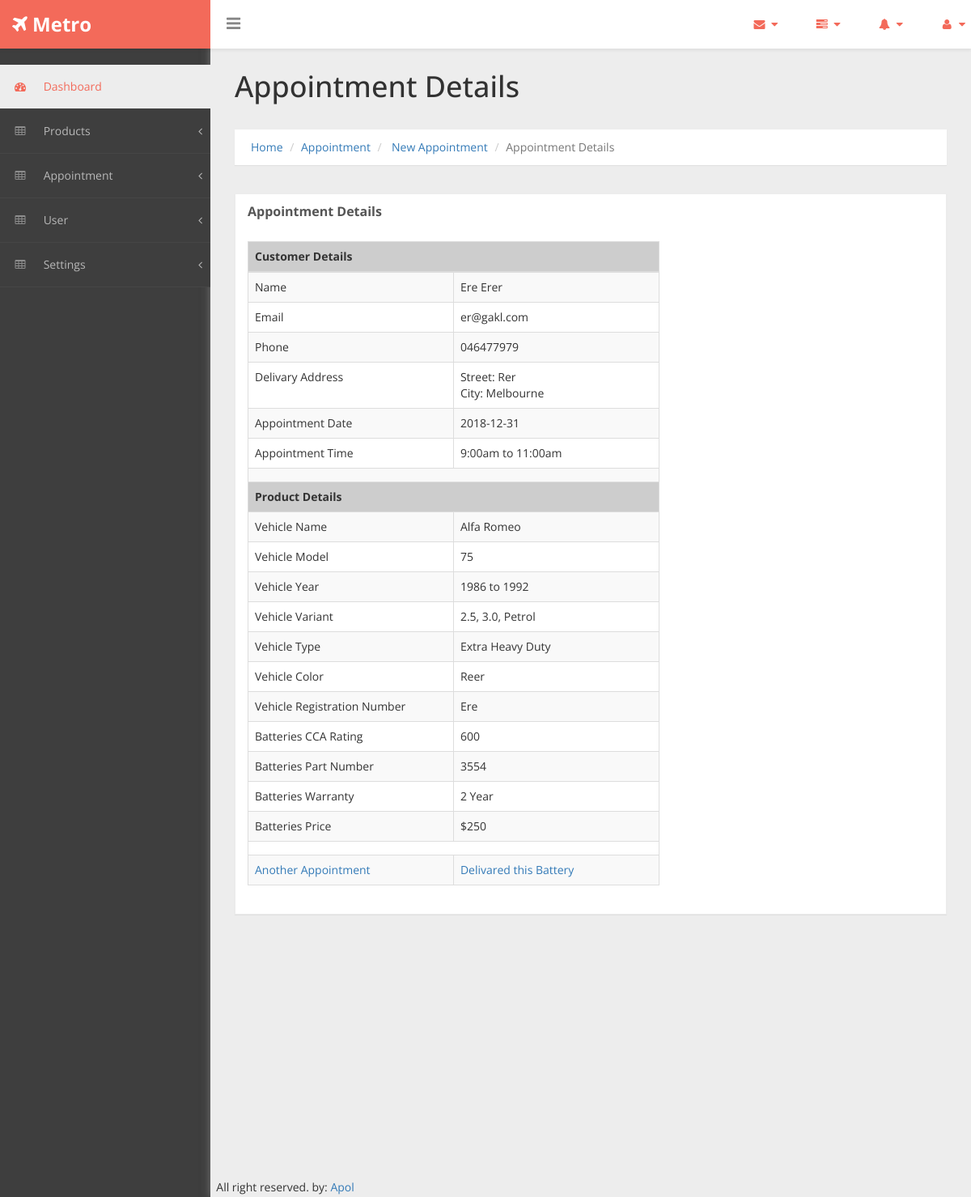
The app's page /moin/showAppointment.php?aid=5c6a9e35d89d11.61147413 with its own data.
### tables this page shows
CREATE TABLE `tbl_appointment` (
  `id` int(255) NOT NULL,
  `aid` varchar(23) NOT NULL,
  `pid` varchar(23) NOT NULL,
  `vehicleRegNum` varchar(30) NOT NULL,
  `vehicleColor` varchar(15) NOT NULL,
  `streetAddress` varchar(40) NOT NULL,
  `city` varchar(20) NOT NULL,
  `appointmentDate` date NOT NULL,
  `appointmentTime` varchar(17) NOT NULL,
  `firstName` varchar(20) NOT NULL,
  `lastName` varchar(20) NOT NULL,
  `email` varchar(30) NOT NULL,
  `phone` varchar(15) NOT NULL,
  `status` int(2) NOT NULL,
  `created_at` datetime NOT NULL,
  `updated_at` datetime NOT NULL,
  `deleted_at` datetime NOT NULL
);

CREATE TABLE `tbl_batteries` (
  `id` int(255) NOT NULL,
  `uId` varchar(23) NOT NULL,
  `vehicleMake` varchar(30) NOT NULL,
  `vehicleModel` varchar(30) NOT NULL,
  `vehicleYear` varchar(12) NOT NULL,
  `vehicleVariant` varchar(50) NOT NULL,
  `vehicleType` varchar(25) NOT NULL,
  `ccaRating` varchar(4) NOT NULL,
  `partNumber` varchar(6) NOT NULL,
  `warranty` int(3) NOT NULL,
  `price` varchar(10) NOT NULL,
  `comment` varchar(50) NOT NULL,
  `status` int(2) NOT NULL,
  `created_at` datetime NOT NULL,
  `updated_at` datetime NOT NULL,
  `deleted_at` datetime NOT NULL
);

### Src/Products/Batteries.php (called while the page is built, shortened)
<?php
class Batteries{
    public $appointmentId;
    public $data, $productId;
    public $conn;
    public function __construct() {
        try {
            $this->conn = new PDO('mysql:host=localhost;dbname=saifelif_metro', 'root', '');
        } catch (PDOException $e) {
            echo 'Error: ' . $e->getMessage();
        }
    }
    public function assign($data) {
        if (!empty($data['aid'])) {
            $this->appointmentId = $data['aid'];
        }
        return $this;
    }
    public function getAppointmentDetailsWithProductDetails(){
        try {
            $Query = "SELECT * FROM tbl_appointment INNER JOIN tbl_batteries ON tbl_appointment.pid = tbl_batteries.uid WHERE tbl_appointment.aid = :appointmentId";
            $q = $this->conn->prepare($Query);
            $q->execute(array(
               ':appointmentId' => $this->appointmentId,
            ));
            $rowCount = $q->rowCount();
            if ($rowCount > 0) {
                while ($row = $q->fetch(PDO::FETCH_ASSOC)) {
                    $this->data[] = $row;
                }
                return $this->data;
            } else {
                return $rowCount;
            }
        } catch (PDOException $e) {
            echo "Error: " . $e->getMessage();
        }
        return $this;
    }
}

### moin/showAppointment.php (the view, shortened to what this page needs)
<?php include_once ('../vendor/autoload.php');
$appointmentObject = new Metro\Products\Batteries();
$appointmentDetails = $appointmentObject->assign($_REQUEST)->getAppointmentDetailsWithProductDetails();
?>
    <?php require_once 'header.php'; ?>
        <?php require_once 'sidebar.php'; ?>
            <div id="page-wrapper">
                <div class="header">
                    <h1 class="page-header">
                             Appointment Details
                        </h1>
                    <ol class="breadcrumb">
                        <li><a href="index.php">Home</a></li>
                        <li><a href="#">Appointment</a></li>
                        <li> <a href="newAppointment.php"> New Appointment</a></li>
                        <li class="active">Appointment Details</li>
                    </ol>
                </div>
                <div id="page-inner">
                    <div class="row">
                        <div class="col-md-12">
                            <div class="panel panel-default">
                                <div class="panel-heading">
                                    Appointment Details
                                </div>
                                <div class="panel-body">
                                    <?php
                                if(!empty($appointmentDetails)){ ?>
                                        <div class="table-responsive">
                                            <table class="table table-striped table-bordered table-hover" id="" style="width:60%">
                                                <thead>
                                                    <tr>
                                                        <th colspan="2" style="background-color:#cdcdcd;">Customer Details</th>
                                                    </tr>
                                                </thead>
                                                <tbody>
                                                    <?php
                                            foreach($appointmentDetails as $appointment) { ?>
                                                        <tr class="odd gradeX">
                                                            <td width="50%">Name</td>
                                                            <td>
                                                                <?php echo ucfirst($appointment["firstName"]). " " .ucfirst($appointment['lastName']); ?>
                                                            </td>
                                                        </tr>
                                                        <tr class="odd gradeX">
                                                            <td>Email</td>
                                                            <td>
                                                                <?php echo $appointment["email"]; ?>
                                                            </td>
                                                        </tr>
                                                        <tr class="odd gradeX">
                                                            <td>Phone</td>
                                                            <td>
                                                                <?php echo $appointment["phone"]; ?>
                                                            </td>
                                                        </tr>
                                                        <tr class="odd gradeX">
                                                            <td>Delivary Address</td>
                                                            <td>
                                                                <?php echo 'Street: '.ucfirst($appointment["streetAddress"]); ?>
                                                                    <br>
                                                                    <?php echo 'City: '.ucfirst($appointment["city"]); ?>
                                                            </td>
                                                        </tr>
                                                        <tr class="odd gradeX">
                                                            <td>Appointment Date</td>
                                                            <td>
                                                                <?php echo $appointment["appointmentDate"]; ?>
                                                            </td>
                                                        </tr>
                                                        <tr class="odd gradeX">
                                                            <td>Appointment Time</td>
                                                            <td>
                                                                <?php echo $appointment["appointmentTime"]; ?>
                                                            </td>
                                                        </tr>
                                                        <tr>
                                                            <th colspan="2"></th>
                                                        </tr>
                                                        <tr>
                                                            <th colspan="2" style="background-color:#cdcdcd;">Product Details</th>
                                                        </tr>
                                                        <tr class="odd gradeX">
                                                            <td>Vehicle Name</td>
                                                            <td>
                                                                <?php echo ucfirst($appointment["vehicleMake"]); ?>
                                                            </td>
                                                        </tr>
                                                        <tr class="odd gradeX">
                                                            <td>Vehicle Model</td>
                                                            <td>
                                                                <?php echo ucfirst($appointment["vehicleModel"]); ?>
                                                            </td>
                                                        </tr>
                                                        <tr class="odd gradeX">
                                                            <td>Vehicle Year</td>
                                                            <td>
                                                                <?php echo ucfirst($appointment["vehicleYear"]); ?>
                                                            </td>
                                                        </tr>
                                                        <tr class="odd gradeX">
                                                            <td>Vehicle Variant</td>
                                                            <td>
                                                                <?php echo ucfirst($appointment["vehicleVariant"]); ?>
                                                            </td>
                                                        </tr>
                                                        <tr class="odd gradeX">
                                                            <td>Vehicle Type</td>
                                                            <td>
                                                                <?php echo ucfirst($appointment["vehicleType"]); ?>
                                                            </td>
                                                        </tr>
                                                        <tr class="odd gradeX">
                                                            <td>Vehicle Color</td>
                                                            <td>
                                                                <?php echo ucfirst($appointment["vehicleColor"]); ?>
                                                            </td>
                                                        </tr>
                                                        <tr class="odd gradeX">
                                                            <td>Vehicle Registration Number</td>
                                                            <td>
                                                                <?php echo ucfirst($appointment["vehicleRegNum"]); ?>
                                                            </td>
                                                        </tr>
                                                        <tr class="odd gradeX">
                                                            <td>Batteries CCA Rating </td>
                                                            <td>
                                                                <?php echo ucfirst($appointment["ccaRating"]); ?>
                                                            </td>
                                                        </tr>
                                                        <tr class="odd gradeX">
                                                            <td>Batteries Part Number</td>
                                                            <td>
                                                                <?php echo ucfirst($appointment["partNumber"]); ?>
                                                            </td>
                                                        </tr>
                                                        <tr class="odd gradeX">
                                                            <td>Batteries Warranty</td>
                                                            <td>
                                                                <?php echo ucfirst($appointment["warranty"]).' Year'; ?>
                                                            </td>
                                                        </tr>
                                                        <tr class="odd gradeX">
                                                            <td>Batteries Price</td>
                                                            <td>
                                                                <?php echo '$'.ucfirst($appointment["price"]); ?>
                                                            </td>
                                                        </tr>
                                                        <tr class="odd gradeX">
                                                            <td colspan="2"></td>
                                                        </tr>
                                                        <tr class="odd gradeX">
                                                            <td><a href="newAppointment.php" title="Another Appointment">Another Appointment</a></td>
                                                            <td>
                                                                <a href="cretateCustomer.php" >Delivared this Battery</a>
                                                            </td>
                                                        </tr>
                                                                <?php
                                          }
                                        ?>
                                                </tbody>
                                            </table>
                                        </div>
                                        <?php }else {
                                    echo 'data nai';
                                }
                             ?>
                                </div>
                            </div>
                        </div>
                    </div>
                </div>
                <?php require_once 'footer.php'; ?>

### records on screen
tbl_appointment: firstName "Ere", lastName "Erer", email "er@gakl.com", phone "046477979", streetAddress "Rer", city "Melbourne", appointmentDate "2018-12-31", appointmentTime "9:00am to 11:00am", tbl_batteries.vehicleMake "Alfa Romeo", tbl_batteries.vehicleModel "75", tbl_batteries.vehicleYear "1986 to 1992", tbl_batteries.vehicleVariant "2.5, 3.0, Petrol", tbl_batteries.vehicleType "Extra Heavy Duty", vehicleColor "Reer", vehicleRegNum "Ere", tbl_batteries.ccaRating "600", tbl_batteries.partNumber "3554", tbl_batteries.warranty "2", tbl_batteries.price "250"
